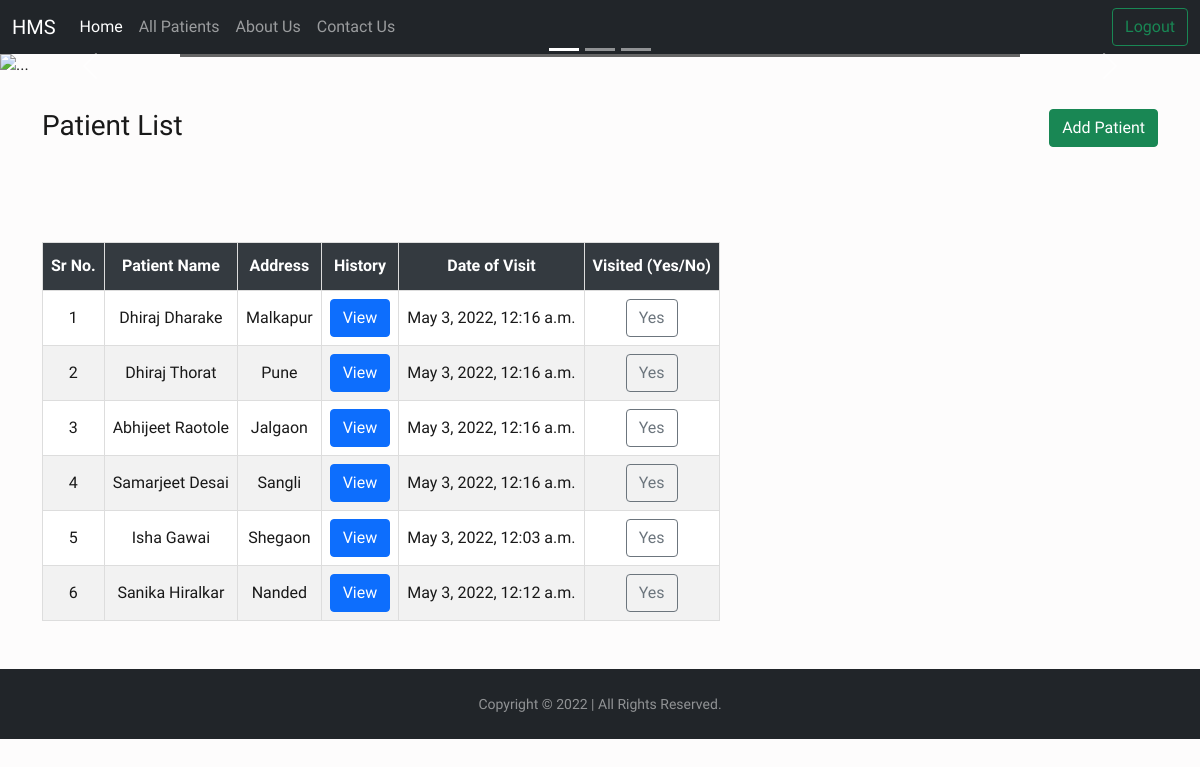
The page /patient/ on the database its author committed.
### patient/models.py (models this page shows)
class Patient(models.Model):
   name = models.CharField(max_length=300)
   gender = models.CharField(max_length=10)
   email = models.EmailField(null=True,blank=True)
   address = models.TextField(null=True,blank=True)
   date_of_Birth = models.DateField(null=True,blank=True)
   height = models.IntegerField(default=0)
   weight = models.IntegerField(default=0)
   reason = models.TextField(null=True,blank=True)
   notvisited = models.BooleanField(default=True)
   dateofvisit = models.DateTimeField(null=True,blank=True)
   def __str__(self):
    return self.name

### patient/views.py (the view)
# urls.py: path('',views.home,name="home"),
def home(request):
    allpatients = Patient.objects.filter(notvisited=True)
    allhistorys = History.objects.all()
    params = {'allpatients':allpatients,'allhistorys':allhistorys}
    return render(request,'dashboard.html',params)

### templates/dashboard.html (shortened to what this page needs)
<!doctype html>
<html lang="en">
<head>
    <link href="https://cdn.jsdelivr.net/npm/bootstrap@5.1.3/dist/css/bootstrap.min.css" rel="stylesheet"
>
    <link rel="stylesheet" type="text/css" href="https://cdn.datatables.net/v/dt/dt-1.11.5/datatables.min.css" />
</head>
<body>
    <nav class="navbar navbar-expand-lg navbar-dark bg-dark">
        <div class="container-fluid">
            <a class="navbar-brand" href="{% url 'home' %}">HMS</a>
            <div class="collapse navbar-collapse" id="navbarSupportedContent">
                <ul class="navbar-nav me-auto mb-2 mb-lg-0">
                    <li class="nav-item">
                        <a class="nav-link active" aria-current="page" href="{% url 'home' %}">Home</a>
                    </li>
                    <li class="nav-item">
                        <a class="nav-link" href="{% url 'allpatients' %}">All Patients</a>
                    </li>
                    <li class="nav-item">
                        <a class="nav-link" href="{% url 'about' %}">About Us</a>
                    </li>
                    <li class="nav-item">
                        <a class="nav-link" href="{% url 'contact' %}">Contact Us</a>
                    </li>
                </ul>
                <button type="button" class="btn btn-outline-success" data-bs-toggle="modal"
                    data-bs-target="#exampleModal">
                    Logout
                </button>
            </div>
        </div>
    </nav>
    <div id="carouselExampleCaptions" class="carousel slide" data-bs-ride="carousel">
        <div class="carousel-indicators">
            <button type="button" data-bs-target="#carouselExampleCaptions" data-bs-slide-to="0" class="active"
                aria-current="true" aria-label="Slide 1"></button>
            <button type="button" data-bs-target="#carouselExampleCaptions" data-bs-slide-to="1"
                aria-label="Slide 2"></button>
            <button type="button" data-bs-target="#carouselExampleCaptions" data-bs-slide-to="2"
                aria-label="Slide 3"></button>
        </div>
        <div class="carousel-inner">
            <div class="carousel-item active">
                <img src="https://source.unsplash.com/random/1500x500/?hospital" class="d-block w-100" alt="...">
                <div class="carousel-caption d-none d-md-block" style="background-color: black;opacity: 0.6;">
                </div>
            </div>
        </div>
        <button class="carousel-control-prev" type="button" data-bs-target="#carouselExampleCaptions"
            data-bs-slide="prev">
            <span class="carousel-control-prev-icon" aria-hidden="true"></span>
        </button>
        <button class="carousel-control-next" type="button" data-bs-target="#carouselExampleCaptions"
            data-bs-slide="next">
            <span class="carousel-control-next-icon" aria-hidden="true"></span>
        </button>
    </div>
    <div class="container" style="margin-top: 2rem;">
        <div style="margin: 20px 0px;">
            <h3 style="display: inline;">Patient List</h2>
                <a href="{% url 'addpatient' %}">
                    <button style="float: right;" class="btn btn-success">Add Patient</button>
                </a>
        </div>
        <table id="dataTable" style="text-align: center;margin-top: 100px;">
            <thead>
                <tr>
                    <th style="text-align: center;">Sr No.</th>
                    <th style="text-align: center;">Patient Name</th>
                    <th style="text-align: center;">Address</th>
                    <th style="text-align: center;">History</th>
                    <th style="text-align: center;">Date of Visit</th>
                    <th style="text-align: center;">Visited (Yes/No)</th>
                </tr>
            </thead>
            <tbody>
                {% for i in allpatients %}
                <tr>
                    <td>{{forloop.counter}}</td>
                    <td>{{i.name}}</td>
                    <td>{{i.address}}</td>
                    <td>
                        <center><button type="button" class="btn btn-primary" data-bs-toggle="modal"
                                data-bs-target="#exampleModal{{i.id}}">
                                View
                            </button></center>
                    </td>
                    <td>{{i.dateofvisit}}</td>
                    <td>
                        <center>
                            <form action="{% url 'visited' %}" method="post">
                                <button type="submit" class="btn btn-outline-secondary">Yes</button>
                            </form>
                        </center>
                    </td>
                </tr>
                {% endfor %}
            </tbody>
        </table>
    </div>
    <footer id="sticky-footer" class="flex-shrink-0 py-4 bg-dark text-white-50" style="margin-top: 3rem ;">
        <div class="container text-center">
            <small>Copyright &copy; 2022 | All Rights Reserved.</small>
        </div>
    </footer>
</body>
</html>

### templates/dashboard.html (style rules this page uses)
* { margin: 0; padding: 0; box-sizing: border-box; }
html, body { height: 100%; }
body { background: #fdfcfc; color: rgba(0, 0, 0, 0.9); font-family: "Work Sans", sans-serif; font-size: 16px; line-height: 1.4; }
#dataTable td, #dataTable th { border: 1px solid #ddd; padding: 8px; }
#dataTable tr { transition: transform 0.3s ease-in-out; }
#dataTable tr:nth-child(odd) { background-color: white; }
#dataTable tr:nth-child(even) { background-color: #f2f2f2; }
#dataTable th { padding-top: 12px; padding-bottom: 12px; text-align: left; background-color: #343a40; color: white; }

### rows shown on the page
Patient: name "Dhiraj Dharake", address "Malkapur", dateofvisit "May 3, 2022, 12:16 a.m."
Patient: name "Dhiraj Thorat", address "Pune", dateofvisit "May 3, 2022, 12:16 a.m."
Patient: name "Abhijeet Raotole", address "Jalgaon", dateofvisit "May 3, 2022, 12:16 a.m."
Patient: name "Samarjeet Desai", address "Sangli", dateofvisit "May 3, 2022, 12:16 a.m."
Patient: name "Isha Gawai", address "Shegaon", dateofvisit "May 3, 2022, 12:03 a.m."
Patient: name "Sanika Hiralkar", address "Nanded", dateofvisit "May 3, 2022, 12:12 a.m."
